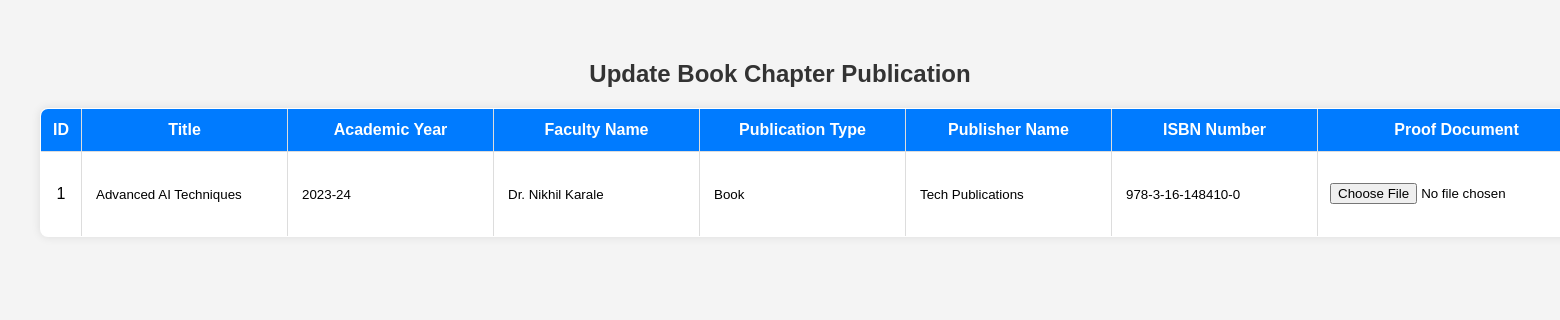
The app's page /Updatebook_chapter_publications.php?id=1 with its own data.
### tables this page shows
CREATE TABLE `book_chapter_publications` (
  `id` int NOT NULL AUTO_INCREMENT,
  `academic_year` varchar(9) NOT NULL,
  `faculty_name` varchar(255) NOT NULL,
  `department` enum('cse','it','extc','mech','civil') NOT NULL,
  `publication_type` enum('Book','Chapter') NOT NULL,
  `title` varchar(255) NOT NULL,
  `publisher_name` varchar(255) NOT NULL,
  `ISBN_number` varchar(20) NOT NULL,
  `proof_document` varchar(255) NOT NULL,
  `status` enum('0','1','2') DEFAULT '0',
  `created_at` timestamp NULL DEFAULT CURRENT_TIMESTAMP,
  PRIMARY KEY (`id`)
);

### Updatebook_chapter_publications.php (the view, shortened to what this page needs)
<?php
include('db_connect.php');
$id = $title = $academic_year = $faculty_name = $publication_type = $publisher_name = $ISBN_number = $proof_document = "";
if (isset($_GET['id']) && is_numeric($_GET['id'])) {
    $id = $_GET['id'];
    $query = "SELECT * FROM book_chapter_publications WHERE id = ?";
    $stmt = $conn->prepare($query);
    $stmt->bind_param("i", $id);
    $stmt->execute();
    $result = $stmt->get_result();
    $row = $result->fetch_assoc();
    $title = $row['title'];
    $academic_year = $row['academic_year'];
    $faculty_name = $row['faculty_name'];
    $publication_type = $row['publication_type'];
    $publisher_name = $row['publisher_name'];
    $ISBN_number = $row['ISBN_number'];
}
?>
<!DOCTYPE html>
<html lang="en">
<head>
</head>
<body>
<h2>Update Book Chapter Publication</h2>
<form method="POST" enctype="multipart/form-data">
    <table border="1">
        <thead>
            <tr>
                <th>ID</th>
                <th>Title</th>
                <th>Academic Year</th>
                <th>Faculty Name</th>
                <th>Publication Type</th>
                <th>Publisher Name</th>
                <th>ISBN Number</th>
                <th>Proof Document</th>
            </tr>
        </thead>
        <tbody>
            <tr>
                <td><?= htmlspecialchars($id) ?></td>
                <td><input type="text" name="title" value="<?= htmlspecialchars($title) ?>"  required style="border: none; outline: none; background: transparent;"></td>
                <td><input type="text" name="academic_year" value="<?= htmlspecialchars($academic_year) ?>"  required style="border: none; outline: none; background: transparent;"></td>
                <td><input type="text" name="faculty_name" value="<?= htmlspecialchars($faculty_name) ?>" required style="border: none; outline: none; background: transparent;"></td>
                <td><input type="text" name="publication_type" value="<?= htmlspecialchars($publication_type) ?>" required style="border: none; outline: none; background: transparent;"></td>
                <td><input type="text" name="publisher_name" value="<?= htmlspecialchars($publisher_name) ?>"  required style="border: none; outline: none; background: transparent;"></td>
                <td><input type="text" name="ISBN_number" value="<?= htmlspecialchars($ISBN_number) ?>"  required style="border: none; outline: none; background: transparent;"></td>
                <td>
                    <input type="file" name="proof_document">
                    <br>
                </td>
            </tr>
        </tbody>
    </table>
</form>
</body>
</html>

### Updatebook_chapter_publications.php (style rules this page uses)
body { font-family: Arial, sans-serif; margin: 20px; padding: 20px; background-color: #f4f4f4; }
h2 { text-align: center; color: #333; margin-bottom: 20px; }
table { width: 100%; border-collapse: collapse; background: white; box-shadow: 0px 0px 10px rgba(0, 0, 0, 0.1); border-radius: 8px; overflow: hidden; }
th, td { padding: 12px; text-align: center; border: 1px solid #ddd; }
th { background: #007bff; color: white; font-size: 16px; }

### records on screen
book_chapter_publications: title "Advanced AI Techniques", academic_year "2023-24", faculty_name "Dr. Nikhil Karale", publication_type "Book", publisher_name "Tech Publications", ISBN_number "978-3-16-148410-0"

### other values on screen
$id "1"
